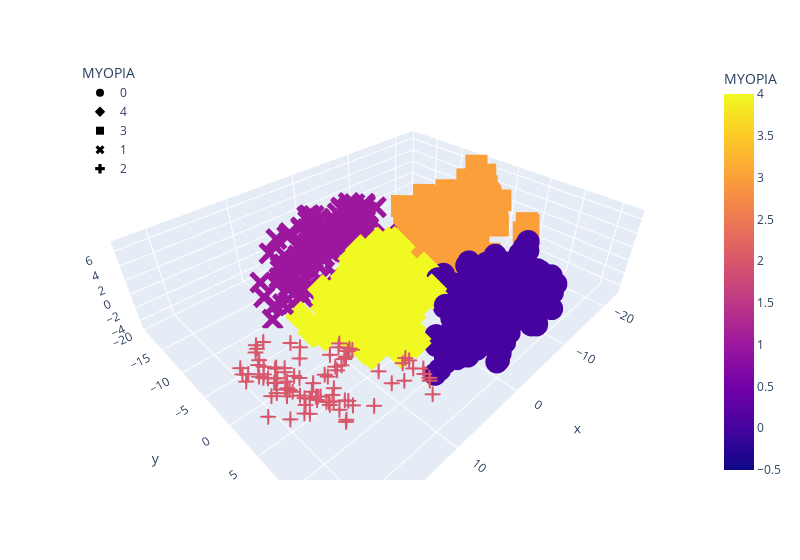

The code cell stored with this chart in its notebook:
### Code cell
import plotly.express as px
fig = px.scatter_3d(
    MYO_reduc_df,
    x='x',
    y='y',
    z=0,
    color="MYOPIA",
    symbol="MYOPIA",
    width=800,
)
fig.update_layout(legend=dict(x=0, y=1))
fig.show()
